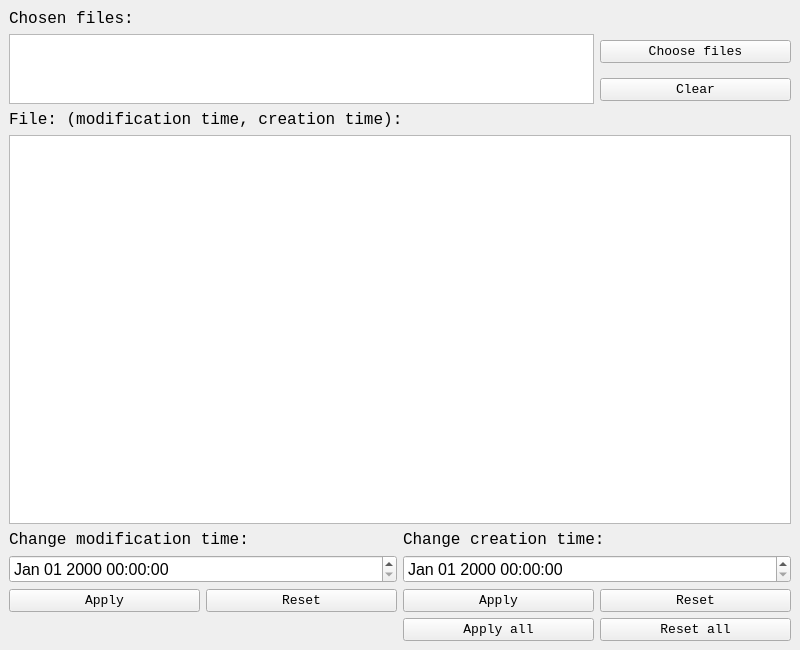
<?xml version="1.0" encoding="UTF-8"?>
<ui version="4.0">
 <class>MainWindow</class>
 <widget class="QMainWindow" name="MainWindow">
  <property name="geometry">
   <rect>
    <x>0</x>
    <y>0</y>
    <width>800</width>
    <height>650</height>
   </rect>
  </property>
  <property name="windowTitle">
   <string notr="true">File Date Changer</string>
  </property>
  <property name="locale">
   <locale language="English" country="UnitedStates"/>
  </property>
  <widget class="QWidget" name="centralwidget">
   <layout class="QGridLayout" name="gridLayout_4">
    <item row="0" column="0">
     <layout class="QGridLayout" name="gridLayout_2">
      <property name="sizeConstraint">
       <enum>QLayout::SetDefaultConstraint</enum>
      </property>
      <item row="0" column="0" colspan="4">
       <widget class="QLabel" name="label">
        <property name="font">
         <font>
          <family>Consolas</family>
          <pointsize>12</pointsize>
         </font>
        </property>
        <property name="text">
         <string>Chosen files:</string>
        </property>
       </widget>
      </item>
      <item row="1" column="0" rowspan="2" colspan="3">
       <widget class="QTextBrowser" name="textBrowser">
        <property name="font">
         <font>
          <family>Consolas</family>
          <pointsize>10</pointsize>
         </font>
        </property>
       </widget>
      </item>
      <item row="1" column="3">
       <widget class="QPushButton" name="pushButton">
        <property name="font">
         <font>
          <family>Consolas</family>
          <pointsize>10</pointsize>
         </font>
        </property>
        <property name="cursor">
         <cursorShape>PointingHandCursor</cursorShape>
        </property>
        <property name="text">
         <string>Choose files</string>
        </property>
       </widget>
      </item>
      <item row="2" column="3">
       <widget class="QPushButton" name="clearButton">
        <property name="font">
         <font>
          <family>Consolas</family>
          <pointsize>10</pointsize>
         </font>
        </property>
        <property name="cursor">
         <cursorShape>PointingHandCursor</cursorShape>
        </property>
        <property name="text">
         <string>Clear</string>
        </property>
       </widget>
      </item>
      <item row="3" column="0" colspan="4">
       <widget class="QLabel" name="label_4">
        <property name="font">
         <font>
          <family>Consolas</family>
          <pointsize>12</pointsize>
          <weight>50</weight>
          <bold>false</bold>
         </font>
        </property>
        <property name="text">
         <string>File: (modification time, creation time):</string>
        </property>
       </widget>
      </item>
      <item row="4" column="0" colspan="4">
       <widget class="QTextBrowser" name="textBrowser_2">
        <property name="font">
         <font>
          <family>Consolas</family>
          <pointsize>10</pointsize>
         </font>
        </property>
       </widget>
      </item>
      <item row="5" column="0" colspan="2">
       <widget class="QLabel" name="label_2">
        <property name="font">
         <font>
          <family>Consolas</family>
          <pointsize>12</pointsize>
          <weight>50</weight>
          <bold>false</bold>
         </font>
        </property>
        <property name="text">
         <string>Change modification time:</string>
        </property>
       </widget>
      </item>
      <item row="5" column="2" colspan="2">
       <widget class="QLabel" name="label_3">
        <property name="font">
         <font>
          <family>Consolas</family>
          <pointsize>12</pointsize>
          <weight>50</weight>
          <bold>false</bold>
         </font>
        </property>
        <property name="text">
         <string>Change creation time:</string>
        </property>
       </widget>
      </item>
      <item row="6" column="0" colspan="2">
       <widget class="QDateTimeEdit" name="dateTimeEdit">
        <property name="font">
         <font>
          <pointsize>12</pointsize>
         </font>
        </property>
        <property name="cursor">
         <cursorShape>PointingHandCursor</cursorShape>
        </property>
        <property name="displayFormat">
         <string>MMM dd yyyy HH:mm:ss</string>
        </property>
       </widget>
      </item>
      <item row="6" column="2" colspan="2">
       <widget class="QDateTimeEdit" name="dateTimeEdit_2">
        <property name="font">
         <font>
          <pointsize>12</pointsize>
         </font>
        </property>
        <property name="cursor">
         <cursorShape>PointingHandCursor</cursorShape>
        </property>
        <property name="displayFormat">
         <string>MMM dd yyyy HH:mm:ss</string>
        </property>
       </widget>
      </item>
      <item row="7" column="0">
       <widget class="QPushButton" name="applyButton_1">
        <property name="font">
         <font>
          <family>Consolas</family>
          <pointsize>10</pointsize>
         </font>
        </property>
        <property name="cursor">
         <cursorShape>PointingHandCursor</cursorShape>
        </property>
        <property name="text">
         <string>Apply</string>
        </property>
       </widget>
      </item>
      <item row="7" column="1">
       <widget class="QPushButton" name="resetButton">
        <property name="font">
         <font>
          <family>Consolas</family>
          <pointsize>10</pointsize>
         </font>
        </property>
        <property name="cursor">
         <cursorShape>PointingHandCursor</cursorShape>
        </property>
        <property name="text">
         <string>Reset</string>
        </property>
       </widget>
      </item>
      <item row="7" column="2">
       <widget class="QPushButton" name="applyButton_2">
        <property name="font">
         <font>
          <family>Consolas</family>
          <pointsize>10</pointsize>
         </font>
        </property>
        <property name="cursor">
         <cursorShape>PointingHandCursor</cursorShape>
        </property>
        <property name="text">
         <string>Apply</string>
        </property>
       </widget>
      </item>
      <item row="7" column="3">
       <widget class="QPushButton" name="resetButton_2">
        <property name="font">
         <font>
          <family>Consolas</family>
          <pointsize>10</pointsize>
         </font>
        </property>
        <property name="cursor">
         <cursorShape>PointingHandCursor</cursorShape>
        </property>
        <property name="text">
         <string>Reset</string>
        </property>
       </widget>
      </item>
      <item row="8" column="2">
       <widget class="QPushButton" name="applyAllButton">
        <property name="font">
         <font>
          <family>Consolas</family>
          <pointsize>10</pointsize>
         </font>
        </property>
        <property name="text">
         <string>Apply all</string>
        </property>
       </widget>
      </item>
      <item row="8" column="3">
       <widget class="QPushButton" name="resetAllButton">
        <property name="font">
         <font>
          <family>Consolas</family>
          <pointsize>10</pointsize>
         </font>
        </property>
        <property name="text">
         <string>Reset all</string>
        </property>
       </widget>
      </item>
     </layout>
    </item>
   </layout>
  </widget>
  <widget class="QMenuBar" name="menubar">
   <property name="geometry">
    <rect>
     <x>0</x>
     <y>0</y>
     <width>800</width>
     <height>29</height>
    </rect>
   </property>
  </widget>
 </widget>
 <resources/>
 <connections/>
</ui>
